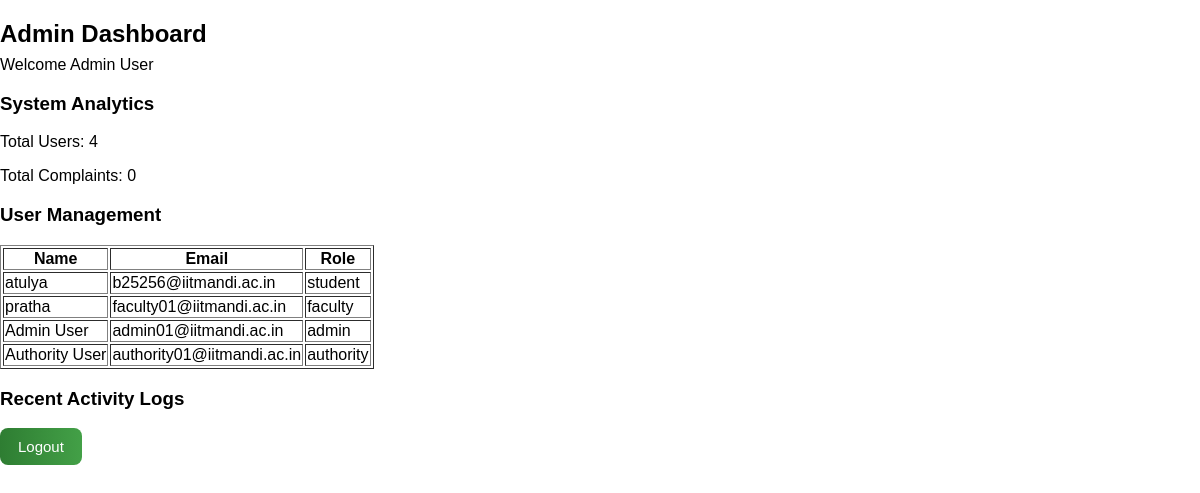
Page /admin_dashboard (signed in) on the committed database.
### tables this page shows
CREATE TABLE users (
    id INTEGER PRIMARY KEY AUTOINCREMENT,
    name TEXT,
    email TEXT UNIQUE,
    password TEXT,
    role TEXT
);

### app.py (the view)
@app.route("/admin_dashboard")
def admin_dashboard():
    if session.get("role") != "admin":
        return redirect(url_for("login_page"))
    conn = get_db()
    cursor = conn.cursor()
    cursor.execute("SELECT COUNT(*) FROM users")
    total_users = cursor.fetchone()[0]
    cursor.execute("SELECT COUNT(*) FROM complaints")
    total_complaints = cursor.fetchone()[0]
    cursor.execute("SELECT name, email, role FROM users")
    users = cursor.fetchall()
    cursor.execute("SELECT action, timestamp FROM logs ORDER BY id DESC LIMIT 10")
    logs = cursor.fetchall()
    cursor.execute("SELECT name, email, role FROM users")
    users = cursor.fetchall()
    conn.close()
    return render_template(
        "admin_dashboard.html",
        total_users=total_users,
        total_complaints=total_complaints,
        users=users,
        logs=logs
    )

### app.py (called while the page is built)
def get_db():
    conn = sqlite3.connect("database.db")
    conn.row_factory = sqlite3.Row
    return conn

### templates/admin_dashboard.html (shortened to what this page needs)
<!DOCTYPE html>
<html>
<head>
    <link rel="stylesheet" href="{{ url_for('static', filename='style.css') }}">
</head>
<body>
<h2>Admin Dashboard</h2>
<p>Welcome {{ session['name'] }}</p>
<h3>System Analytics</h3>
<p>Total Users: {{ total_users }}</p>
<p>Total Complaints: {{ total_complaints }}</p>
<h3>User Management</h3>
<table border="1">
<tr>
    <th>Name</th>
    <th>Email</th>
    <th>Role</th>
</tr>
{% for user in users %}
<tr>
    <td>{{ user[0] }}</td>
    <td>{{ user[1] }}</td>
    <td>{{ user[2] }}</td>
</tr>
{% endfor %}
</table>
<h3>Recent Activity Logs</h3>
<a href="/logout">
    <button>Logout</button>
</a>
</body>
</html>

### static/style.css (style rules this page uses)
body { margin: 0; font-family: Poppins, sans-serif; }
button { background-color: #2e7d32; color: white; border: none; padding: 14px 28px; font-size: 18px; border-radius: 8px; cursor: pointer; }
button { background-color: #2e7d32; color: white; border: none; padding: 10px 20px; border-radius: 8px; font-size: 16px; cursor: pointer; }
button { background: linear-gradient(to right, #2e7d32, #43a047); border: none; color: white; padding: 10px 18px; border-radius: 8px; font-size: 15px; cursor: pointer; transition: 0.2s; }
h2 { margin-bottom: 8px; }
p { margin-top: 0; }
body { background-color: white; color: black; transition: 0.3s; }

### rows in the picture
users: name "Admin User", email "admin01@iitmandi.ac.in", role "admin"
users: name "atulya", email "b25256@iitmandi.ac.in", role "student"
users: name "pratha", email "faculty01@iitmandi.ac.in", role "faculty"
users: name "Authority User", email "authority01@iitmandi.ac.in", role "authority"

### other values in the picture
{{ total_users }} "4"
{{ total_complaints }} "0"
